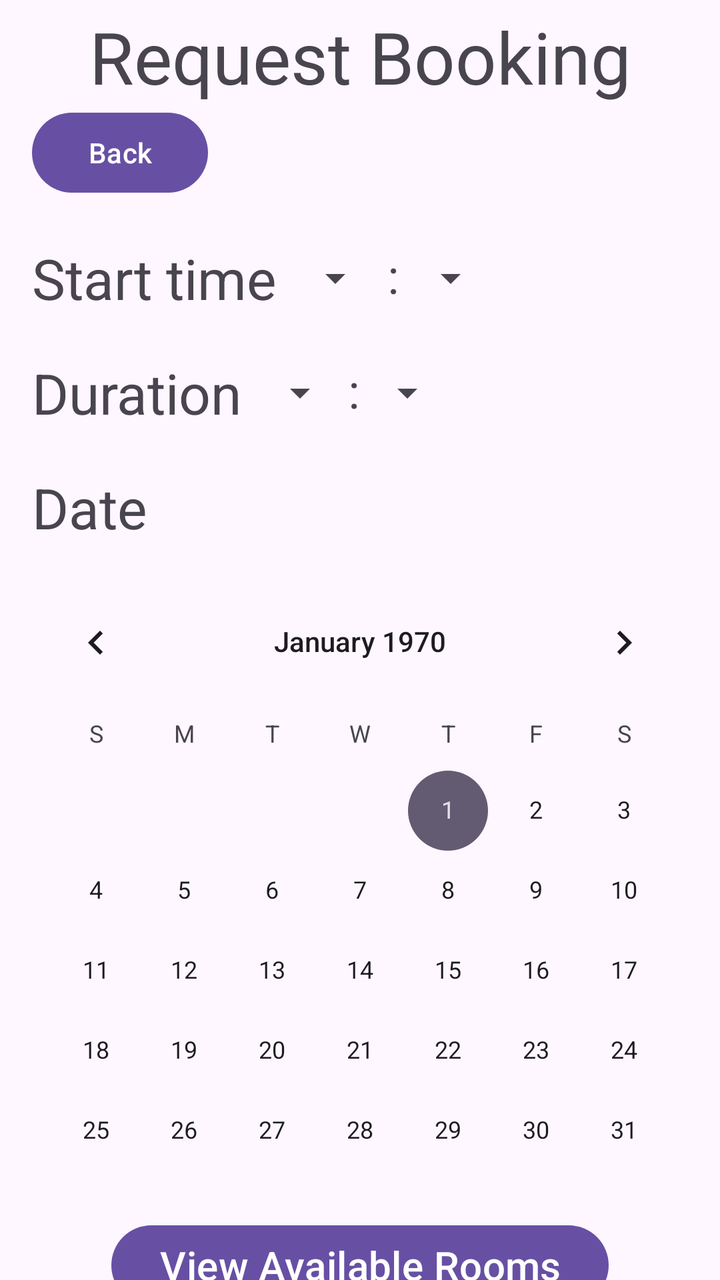
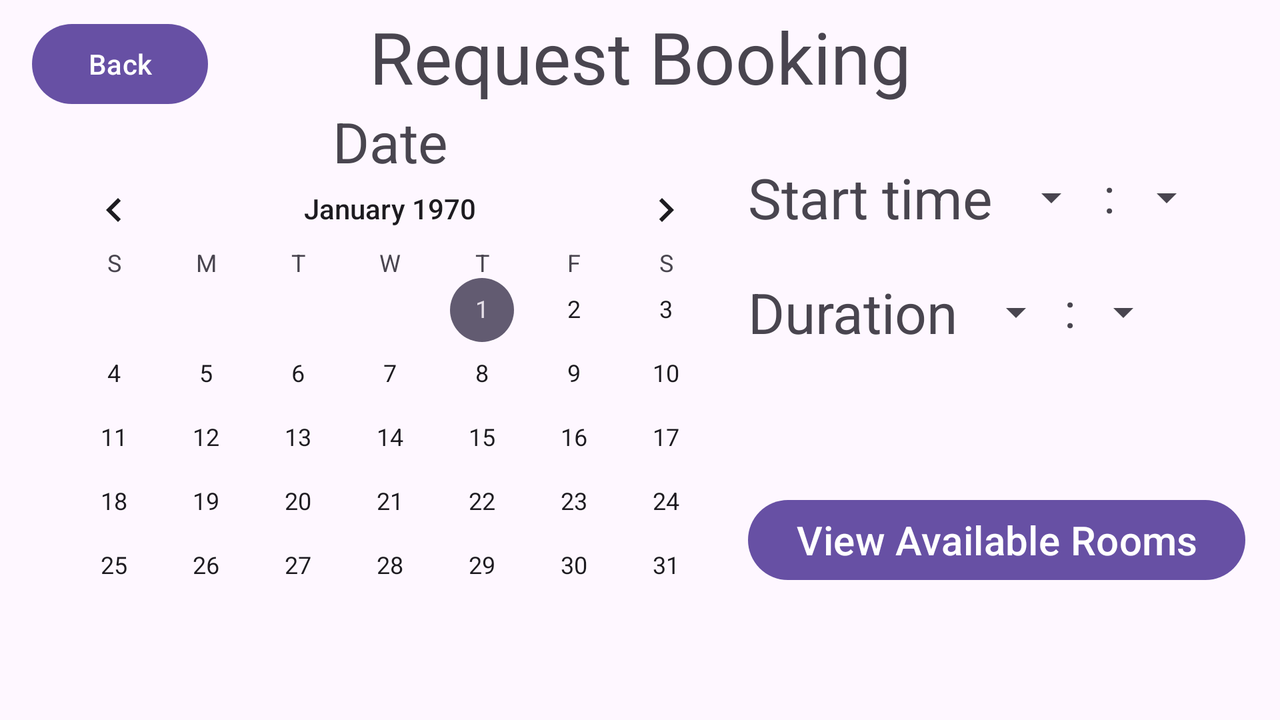

First picture: res/layout/ on a phone held upright. Second picture: the repository's own variant of that layout, on a device whose configuration matches the variant's folder. Source for both follows.
<!-- AndroidManifest.xml: application theme Theme.COMP2000UI -->
<!-- res/layout/activity_employee_request_booking.xml -->
<?xml version="1.0" encoding="utf-8"?>
<androidx.constraintlayout.widget.ConstraintLayout xmlns:android="http://schemas.android.com/apk/res/android"
    xmlns:app="http://schemas.android.com/apk/res-auto"
    xmlns:tools="http://schemas.android.com/tools"
    android:id="@+id/cl_employee_request_booking"
    android:layout_width="match_parent"
    android:layout_height="match_parent"
    tools:context=".EmployeeRequestBookingActivity">

    <Spinner
        android:id="@+id/spinner_duration_minute"
        android:layout_width="wrap_content"
        android:layout_height="48dp"
        app:layout_constraintBottom_toBottomOf="@+id/spinner_duration_hour"
        app:layout_constraintStart_toEndOf="@+id/textView12"
        app:layout_constraintTop_toTopOf="@+id/spinner_duration_hour" />

    <TextView
        android:id="@+id/textView12"
        android:layout_width="wrap_content"
        android:layout_height="wrap_content"
        android:text=":"
        android:textSize="24sp"
        app:layout_constraintBottom_toBottomOf="@+id/spinner_duration_hour"
        app:layout_constraintStart_toEndOf="@+id/spinner_duration_hour"
        app:layout_constraintTop_toTopOf="@+id/spinner_duration_hour"
        app:layout_constraintVertical_bias="0.41000003" />

    <Spinner
        android:id="@+id/spinner_duration_hour"
        android:layout_width="wrap_content"
        android:layout_height="48dp"
        android:layout_marginStart="5dp"
        app:layout_constraintBottom_toBottomOf="@+id/textview_duration"
        app:layout_constraintStart_toEndOf="@+id/textview_duration"
        app:layout_constraintTop_toTopOf="@+id/textview_duration" />

    <TextView
        android:id="@+id/textview_request_booking"
        android:layout_width="wrap_content"
        android:layout_height="wrap_content"
        android:layout_marginTop="4dp"
        android:text="Request Booking"
        android:textSize="36sp"
        app:layout_constraintEnd_toEndOf="parent"
        app:layout_constraintStart_toStartOf="parent"
        app:layout_constraintTop_toTopOf="parent" />

    <Button
        android:id="@+id/button_back"
        android:layout_width="wrap_content"
        android:layout_height="wrap_content"
        android:layout_marginStart="16dp"
        android:text="Back"
        app:layout_constraintStart_toStartOf="parent"
        app:layout_constraintTop_toBottomOf="@+id/textview_request_booking" />

    <TextView
        android:id="@+id/textview_start_time"
        android:layout_width="wrap_content"
        android:layout_height="wrap_content"
        android:layout_marginTop="20dp"
        android:text="Start time"
        android:textSize="28sp"
        app:layout_constraintEnd_toEndOf="parent"
        app:layout_constraintHorizontal_bias="0.0"
        app:layout_constraintStart_toStartOf="@+id/button_back"
        app:layout_constraintTop_toBottomOf="@+id/button_back" />

    <Spinner
        android:id="@+id/spinner_start_hour"
        android:layout_width="wrap_content"
        android:layout_height="48dp"
        android:layout_marginStart="5dp"
        app:layout_constraintBottom_toBottomOf="@+id/textview_start_time"
        app:layout_constraintStart_toEndOf="@+id/textview_start_time"
        app:layout_constraintTop_toTopOf="@+id/textview_start_time" />

    <TextView
        android:id="@+id/textView10"
        android:layout_width="wrap_content"
        android:layout_height="wrap_content"
        android:layout_marginStart="2dp"
        android:text=":"
        android:textSize="24sp"
        app:layout_constraintBottom_toBottomOf="@+id/spinner_start_hour"
        app:layout_constraintStart_toEndOf="@+id/spinner_start_hour"
        app:layout_constraintTop_toTopOf="@+id/spinner_start_hour"
        app:layout_constraintVertical_bias="0.41000003" />

    <Spinner
        android:id="@+id/spinner_start_minute"
        android:layout_width="wrap_content"
        android:layout_height="48dp"
        android:layout_marginStart="2dp"
        app:layout_constraintBottom_toBottomOf="@+id/textview_start_time"
        app:layout_constraintStart_toEndOf="@+id/textView10"
        app:layout_constraintTop_toTopOf="@+id/textview_start_time" />

    <TextView
        android:id="@+id/textview_duration"
        android:layout_width="wrap_content"
        android:layout_height="wrap_content"
        android:layout_marginTop="20dp"
        android:text="Duration"
        android:textSize="28sp"
        app:layout_constraintStart_toStartOf="@+id/textview_start_time"
        app:layout_constraintTop_toBottomOf="@+id/textview_start_time" />

    <CalendarView
        android:id="@+id/calendarview_date"
        android:layout_width="wrap_content"
        android:layout_height="wrap_content"
        android:layout_marginTop="15dp"
        app:layout_constraintEnd_toEndOf="parent"
        app:layout_constraintStart_toStartOf="parent"
        app:layout_constraintTop_toBottomOf="@+id/textview_date" />

    <TextView
        android:id="@+id/textview_date"
        android:layout_width="wrap_content"
        android:layout_height="wrap_content"
        android:layout_marginTop="20dp"
        android:text="Date"
        android:textSize="28sp"
        app:layout_constraintStart_toStartOf="@+id/textview_duration"
        app:layout_constraintTop_toBottomOf="@+id/textview_duration" />

    <Button
        android:id="@+id/button_view_available_rooms"
        android:layout_width="wrap_content"
        android:layout_height="wrap_content"
        android:text="View Available Rooms"
        android:textSize="20sp"
        app:layout_constraintBottom_toBottomOf="parent"
        app:layout_constraintEnd_toEndOf="parent"
        app:layout_constraintStart_toStartOf="parent"
        app:layout_constraintTop_toBottomOf="@+id/calendarview_date" />

</androidx.constraintlayout.widget.ConstraintLayout>
<!-- resources referenced by this layout -->
<resources>
  <style name="Theme.COMP2000UI" parent="Base.Theme.COMP2000UI" />
  <style name="Base.Theme.COMP2000UI" parent="Theme.Material3.DayNight.NoActionBar">
          
          
      </style>
</resources>
<!-- res/layout-land/activity_employee_request_booking.xml (the repository's variant of the layout above) -->
<!-- drawn on the phone turned sideways -->
<?xml version="1.0" encoding="utf-8"?>
<androidx.constraintlayout.widget.ConstraintLayout xmlns:android="http://schemas.android.com/apk/res/android"
    xmlns:app="http://schemas.android.com/apk/res-auto"
    xmlns:tools="http://schemas.android.com/tools"
    android:id="@+id/cl_employee_request_booking"
    android:layout_width="match_parent"
    android:layout_height="match_parent"
    tools:context=".EmployeeRequestBookingActivity">

    <Spinner
        android:id="@+id/spinner_duration_minute"
        android:layout_width="wrap_content"
        android:layout_height="48dp"
        app:layout_constraintBottom_toBottomOf="@+id/spinner_duration_hour"
        app:layout_constraintStart_toEndOf="@+id/textView12"
        app:layout_constraintTop_toTopOf="@+id/spinner_duration_hour" />

    <TextView
        android:id="@+id/textView12"
        android:layout_width="wrap_content"
        android:layout_height="wrap_content"
        android:text=":"
        android:textSize="24sp"
        app:layout_constraintBottom_toBottomOf="@+id/spinner_duration_hour"
        app:layout_constraintStart_toEndOf="@+id/spinner_duration_hour"
        app:layout_constraintTop_toTopOf="@+id/spinner_duration_hour"
        app:layout_constraintVertical_bias="0.41000003" />

    <Spinner
        android:id="@+id/spinner_duration_hour"
        android:layout_width="wrap_content"
        android:layout_height="48dp"
        android:layout_marginStart="5dp"
        app:layout_constraintBottom_toBottomOf="@+id/textview_duration"
        app:layout_constraintStart_toEndOf="@+id/textview_duration"
        app:layout_constraintTop_toTopOf="@+id/textview_duration" />

    <TextView
        android:id="@+id/textview_request_booking"
        android:layout_width="wrap_content"
        android:layout_height="wrap_content"
        android:layout_marginTop="4dp"
        android:text="Request Booking"
        android:textSize="36sp"
        app:layout_constraintEnd_toEndOf="parent"
        app:layout_constraintStart_toStartOf="parent"
        app:layout_constraintTop_toTopOf="parent" />

    <Button
        android:id="@+id/button_back"
        android:layout_width="wrap_content"
        android:layout_height="wrap_content"
        android:layout_marginStart="16dp"
        android:layout_marginTop="8dp"
        android:text="Back"
        app:layout_constraintStart_toStartOf="parent"
        app:layout_constraintTop_toTopOf="parent" />

    <TextView
        android:id="@+id/textview_start_time"
        android:layout_width="wrap_content"
        android:layout_height="wrap_content"
        android:layout_marginTop="24dp"
        android:text="Start time"
        android:textSize="28sp"
        app:layout_constraintStart_toEndOf="@+id/calendarview_date"
        app:layout_constraintTop_toBottomOf="@+id/button_back" />

    <Spinner
        android:id="@+id/spinner_start_hour"
        android:layout_width="wrap_content"
        android:layout_height="48dp"
        android:layout_marginStart="5dp"
        app:layout_constraintBottom_toBottomOf="@+id/textview_start_time"
        app:layout_constraintStart_toEndOf="@+id/textview_start_time"
        app:layout_constraintTop_toTopOf="@+id/textview_start_time" />

    <TextView
        android:id="@+id/textView10"
        android:layout_width="wrap_content"
        android:layout_height="wrap_content"
        android:layout_marginStart="2dp"
        android:text=":"
        android:textSize="24sp"
        app:layout_constraintBottom_toBottomOf="@+id/spinner_start_hour"
        app:layout_constraintStart_toEndOf="@+id/spinner_start_hour"
        app:layout_constraintTop_toTopOf="@+id/spinner_start_hour"
        app:layout_constraintVertical_bias="0.41000003" />

    <Spinner
        android:id="@+id/spinner_start_minute"
        android:layout_width="wrap_content"
        android:layout_height="48dp"
        android:layout_marginStart="2dp"
        app:layout_constraintBottom_toBottomOf="@+id/textview_start_time"
        app:layout_constraintStart_toEndOf="@+id/textView10"
        app:layout_constraintTop_toTopOf="@+id/textview_start_time" />

    <TextView
        android:id="@+id/textview_duration"
        android:layout_width="wrap_content"
        android:layout_height="wrap_content"
        android:layout_marginTop="20dp"
        android:text="Duration"
        android:textSize="28sp"
        app:layout_constraintStart_toStartOf="@+id/textview_start_time"
        app:layout_constraintTop_toBottomOf="@+id/textview_start_time" />

    <CalendarView
        android:id="@+id/calendarview_date"
        android:layout_width="wrap_content"
        android:layout_height="wrap_content"
        android:layout_marginStart="16dp"
        app:layout_constraintBottom_toBottomOf="parent"
        app:layout_constraintStart_toStartOf="parent"
        app:layout_constraintTop_toBottomOf="@+id/button_back" />

    <TextView
        android:id="@+id/textview_date"
        android:layout_width="wrap_content"
        android:layout_height="wrap_content"
        android:text="Date"
        android:textSize="28sp"
        app:layout_constraintBottom_toTopOf="@+id/calendarview_date"
        app:layout_constraintEnd_toEndOf="@+id/calendarview_date"
        app:layout_constraintStart_toStartOf="@+id/calendarview_date"
        app:layout_constraintTop_toBottomOf="@+id/button_back" />

    <Button
        android:id="@+id/button_view_available_rooms"
        android:layout_width="wrap_content"
        android:layout_height="wrap_content"
        android:text="View Available Rooms"
        android:textSize="20sp"
        app:layout_constraintBottom_toBottomOf="parent"
        app:layout_constraintStart_toEndOf="@+id/calendarview_date"
        app:layout_constraintTop_toBottomOf="@+id/spinner_duration_hour" />

</androidx.constraintlayout.widget.ConstraintLayout>
